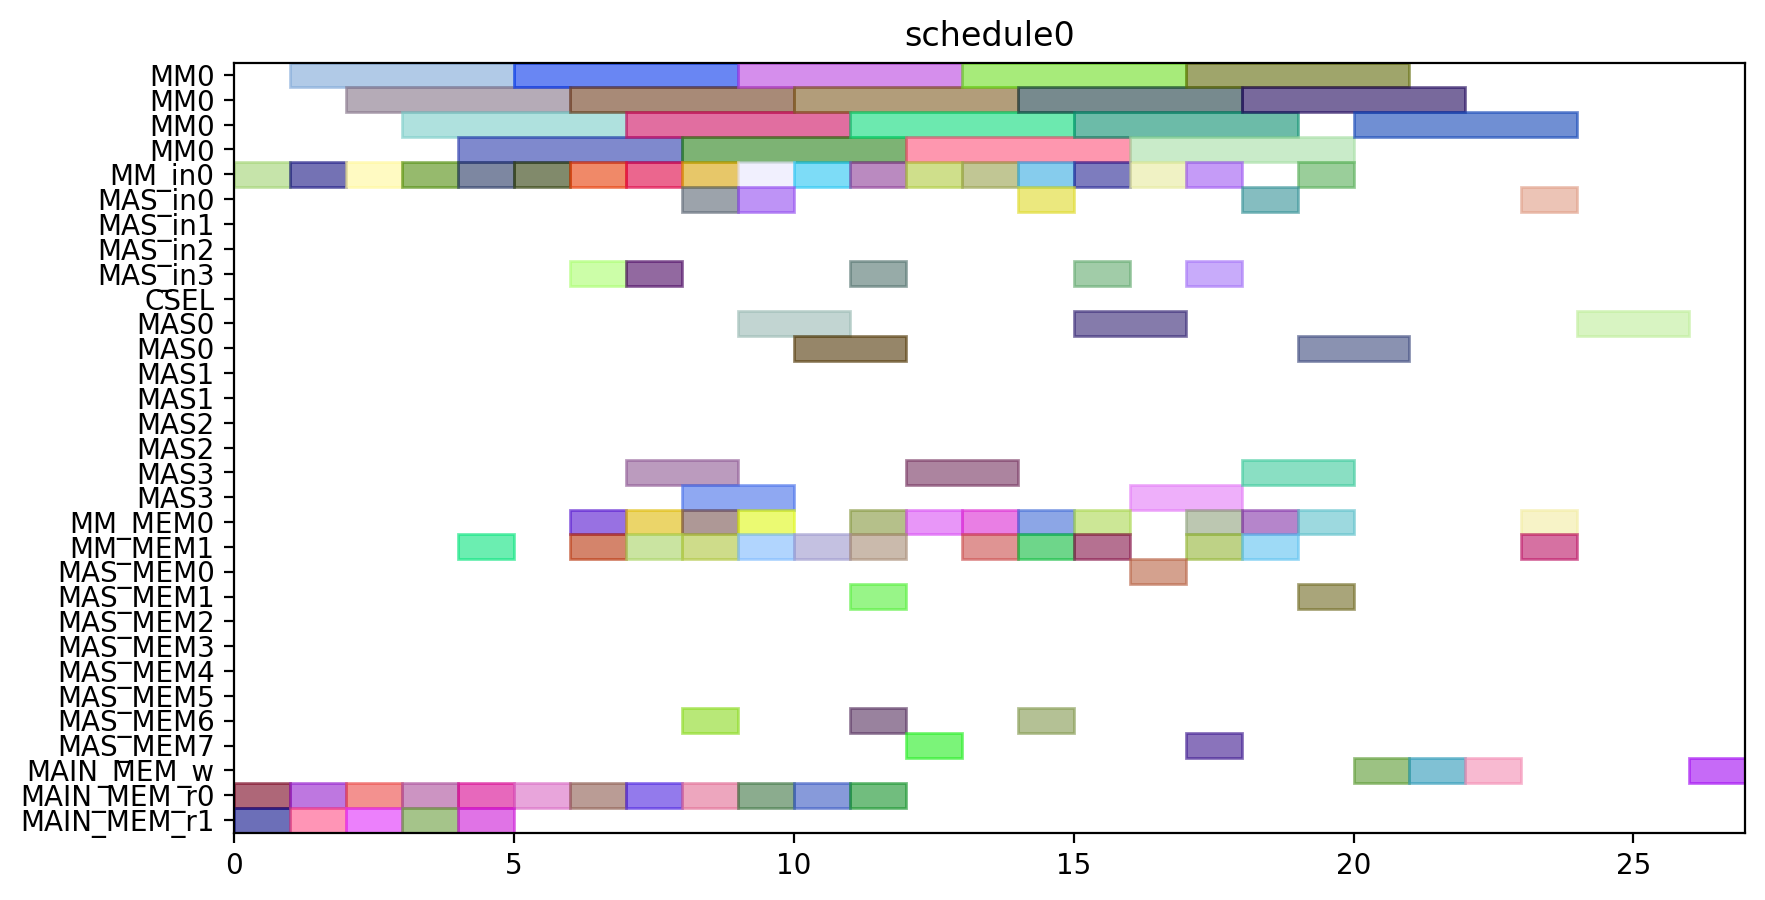

The script that drew this image:
from pyschedule import Scenario, solvers, plotters, alt


def solve():
	horizon = 90
	S = Scenario("schedule0", horizon=horizon)

	# resource
	MM = S.Resources('MM', num=1, size=4)
	MM_in = S.Resources('MM_in', num=1)
	MAS_in = S.Resources('MAS_in', num=4)
	CSEL = S.Resource('CSEL')
	MAS = S.Resources('MAS', num=4, size=2, periods=range(1, horizon))
	MM_MEM = S.Resources('MM_MEM', num=2)
	MAS_MEM = S.Resources('MAS_MEM', num=8)
	MAIN_MEM_w = S.Resource('MAIN_MEM_w', size=1)
	MAIN_MEM_r = S.Resources('MAIN_MEM_r', num=2)

	# result of previous scheduling

	# new tasks
	T1 = S.Task('T1', length=4, delay_cost=1)
	T1 += alt(MM)
	T1_in = S.Task('T1_in', length=1, delay_cost=1)
	T1_in += alt(MM_in)
	S += T1>=T1_in

	T1_mem0 = S.Task('T1_mem0', length=1, delay_cost=1)
	T1_mem0 += MAIN_MEM_r[0]
	T2 = S.Task('T2', length=4, delay_cost=1)
	T2 += alt(MM)
	T2_in = S.Task('T2_in', length=1, delay_cost=1)
	T2_in += alt(MM_in)
	S += T2>=T2_in

	T2_mem0 = S.Task('T2_mem0', length=1, delay_cost=1)
	T2_mem0 += MAIN_MEM_r[0]
	T2_mem1 = S.Task('T2_mem1', length=1, delay_cost=1)
	T2_mem1 += MAIN_MEM_r[1]
	T3 = S.Task('T3', length=4, delay_cost=1)
	T3 += alt(MM)
	T3_in = S.Task('T3_in', length=1, delay_cost=1)
	T3_in += alt(MM_in)
	S += T3>=T3_in

	T3_mem0 = S.Task('T3_mem0', length=1, delay_cost=1)
	T3_mem0 += MAIN_MEM_r[0]
	T3_mem1 = S.Task('T3_mem1', length=1, delay_cost=1)
	T3_mem1 += MAIN_MEM_r[1]
	T4 = S.Task('T4', length=4, delay_cost=1)
	T4 += alt(MM)
	T4_in = S.Task('T4_in', length=1, delay_cost=1)
	T4_in += alt(MM_in)
	S += T4>=T4_in

	T4_mem0 = S.Task('T4_mem0', length=1, delay_cost=1)
	T4_mem0 += MAIN_MEM_r[0]
	T4_mem1 = S.Task('T4_mem1', length=1, delay_cost=1)
	T4_mem1 += MAIN_MEM_r[1]
	T5 = S.Task('T5', length=4, delay_cost=1)
	T5 += alt(MM)
	T5_in = S.Task('T5_in', length=1, delay_cost=1)
	T5_in += alt(MM_in)
	S += T5>=T5_in

	T5_mem0 = S.Task('T5_mem0', length=1, delay_cost=1)
	T5_mem0 += MAIN_MEM_r[0]
	T6 = S.Task('T6', length=4, delay_cost=1)
	T6 += alt(MM)
	T6_in = S.Task('T6_in', length=1, delay_cost=1)
	T6_in += alt(MM_in)
	S += T6>=T6_in

	T6_mem0 = S.Task('T6_mem0', length=1, delay_cost=1)
	T6_mem0 += MAIN_MEM_r[0]
	T6_mem1 = S.Task('T6_mem1', length=1, delay_cost=1)
	T6_mem1 += MAIN_MEM_r[1]
	T7 = S.Task('T7', length=4, delay_cost=1)
	T7 += alt(MM)
	T7_in = S.Task('T7_in', length=1, delay_cost=1)
	T7_in += alt(MM_in)
	S += T7>=T7_in

	T7_mem0 = S.Task('T7_mem0', length=1, delay_cost=1)
	T7_mem0 += MAIN_MEM_r[0]
	T7_mem1 = S.Task('T7_mem1', length=1, delay_cost=1)
	T7_mem1 += MAIN_MEM_r[1]
	T8 = S.Task('T8', length=4, delay_cost=1)
	T8 += alt(MM)
	T8_in = S.Task('T8_in', length=1, delay_cost=1)
	T8_in += alt(MM_in)
	S += T8>=T8_in

	T8_mem0 = S.Task('T8_mem0', length=1, delay_cost=1)
	T8_mem0 += MAIN_MEM_r[0]
	T8_mem1 = S.Task('T8_mem1', length=1, delay_cost=1)
	T8_mem1 += alt(MM_MEM)
	S += (T1*MM[0])-1 < T8_mem1*MM_MEM[1]
	S += T8_mem1 <= T8

	T9 = S.Task('T9', length=4, delay_cost=1)
	T9 += alt(MM)
	T9_in = S.Task('T9_in', length=1, delay_cost=1)
	T9_in += alt(MM_in)
	S += T9>=T9_in

	T9_mem0 = S.Task('T9_mem0', length=1, delay_cost=1)
	T9_mem0 += MAIN_MEM_r[0]
	T9_mem1 = S.Task('T9_mem1', length=1, delay_cost=1)
	T9_mem1 += alt(MM_MEM)
	S += (T1*MM[0])-1 < T9_mem1*MM_MEM[1]
	S += T9_mem1 <= T9

	T10 = S.Task('T10', length=4, delay_cost=1)
	T10 += alt(MM)
	T10_in = S.Task('T10_in', length=1, delay_cost=1)
	T10_in += alt(MM_in)
	S += T10>=T10_in

	T10_mem0 = S.Task('T10_mem0', length=1, delay_cost=1)
	T10_mem0 += MAIN_MEM_r[0]
	T10_mem1 = S.Task('T10_mem1', length=1, delay_cost=1)
	T10_mem1 += alt(MM_MEM)
	S += (T3*MM[0])-1 < T10_mem1*MM_MEM[1]
	S += T10_mem1 <= T10

	T11 = S.Task('T11', length=4, delay_cost=1)
	T11 += alt(MM)
	T11_in = S.Task('T11_in', length=1, delay_cost=1)
	T11_in += alt(MM_in)
	S += T11>=T11_in

	T11_mem0 = S.Task('T11_mem0', length=1, delay_cost=1)
	T11_mem0 += MAIN_MEM_r[0]
	T11_mem1 = S.Task('T11_mem1', length=1, delay_cost=1)
	T11_mem1 += alt(MM_MEM)
	S += (T3*MM[0])-1 < T11_mem1*MM_MEM[1]
	S += T11_mem1 <= T11

	T12 = S.Task('T12', length=2, delay_cost=1)
	T12 += alt(MAS)
	T12_in = S.Task('T12_in', length=1, delay_cost=1)
	T12_in += alt(MAS_in)
	S += T12_in*MAS_in[0]<=T12*MAS[0]

	S += T12_in*MAS_in[1]<=T12*MAS[1]

	S += T12_in*MAS_in[2]<=T12*MAS[2]

	S += T12_in*MAS_in[3]<=T12*MAS[3]

	T12_mem0 = S.Task('T12_mem0', length=1, delay_cost=1)
	T12_mem0 += alt(MM_MEM)
	S += (T4*MM[0])-1 < T12_mem0*MM_MEM[0]
	S += T12_mem0 <= T12

	T12_mem1 = S.Task('T12_mem1', length=1, delay_cost=1)
	T12_mem1 += alt(MM_MEM)
	S += (T2*MM[0])-1 < T12_mem1*MM_MEM[1]
	S += T12_mem1 <= T12

	T13 = S.Task('T13', length=2, delay_cost=1)
	T13 += alt(MAS)
	T13_in = S.Task('T13_in', length=1, delay_cost=1)
	T13_in += alt(MAS_in)
	S += T13_in*MAS_in[0]<=T13*MAS[0]

	S += T13_in*MAS_in[1]<=T13*MAS[1]

	S += T13_in*MAS_in[2]<=T13*MAS[2]

	S += T13_in*MAS_in[3]<=T13*MAS[3]

	T13_mem0 = S.Task('T13_mem0', length=1, delay_cost=1)
	T13_mem0 += alt(MM_MEM)
	S += (T4*MM[0])-1 < T13_mem0*MM_MEM[0]
	S += T13_mem0 <= T13

	T13_mem1 = S.Task('T13_mem1', length=1, delay_cost=1)
	T13_mem1 += alt(MM_MEM)
	S += (T2*MM[0])-1 < T13_mem1*MM_MEM[1]
	S += T13_mem1 <= T13

	T15 = S.Task('T15', length=2, delay_cost=1)
	T15 += alt(MAS)
	T15_in = S.Task('T15_in', length=1, delay_cost=1)
	T15_in += alt(MAS_in)
	S += T15_in*MAS_in[0]<=T15*MAS[0]

	S += T15_in*MAS_in[1]<=T15*MAS[1]

	S += T15_in*MAS_in[2]<=T15*MAS[2]

	S += T15_in*MAS_in[3]<=T15*MAS[3]

	T15_mem0 = S.Task('T15_mem0', length=1, delay_cost=1)
	T15_mem0 += alt(MM_MEM)
	S += (T7*MM[0])-1 < T15_mem0*MM_MEM[0]
	S += T15_mem0 <= T15

	T14 = S.Task('T14', length=4, delay_cost=1)
	T14 += alt(MM)
	T14_in = S.Task('T14_in', length=1, delay_cost=1)
	T14_in += alt(MM_in)
	S += T14>=T14_in

	T14_mem0 = S.Task('T14_mem0', length=1, delay_cost=1)
	T14_mem0 += alt(MAS_MEM)
	S += (T13*MAS[0])-1 < T14_mem0*MAS_MEM[0]
	S += (T13*MAS[1])-1 < T14_mem0*MAS_MEM[2]
	S += (T13*MAS[2])-1 < T14_mem0*MAS_MEM[4]
	S += (T13*MAS[3])-1 < T14_mem0*MAS_MEM[6]
	S += T14_mem0 <= T14

	T16 = S.Task('T16', length=4, delay_cost=1)
	T16 += alt(MM)
	T16_in = S.Task('T16_in', length=1, delay_cost=1)
	T16_in += alt(MM_in)
	S += T16>=T16_in

	T16_mem0 = S.Task('T16_mem0', length=1, delay_cost=1)
	T16_mem0 += alt(MM_MEM)
	S += (T1*MM[0])-1 < T16_mem0*MM_MEM[0]
	S += T16_mem0 <= T16

	T16_mem1 = S.Task('T16_mem1', length=1, delay_cost=1)
	T16_mem1 += alt(MM_MEM)
	S += (T8*MM[0])-1 < T16_mem1*MM_MEM[1]
	S += T16_mem1 <= T16

	T17 = S.Task('T17', length=4, delay_cost=1)
	T17 += alt(MM)
	T17_in = S.Task('T17_in', length=1, delay_cost=1)
	T17_in += alt(MM_in)
	S += T17>=T17_in

	T17_mem0 = S.Task('T17_mem0', length=1, delay_cost=1)
	T17_mem0 += alt(MM_MEM)
	S += (T8*MM[0])-1 < T17_mem0*MM_MEM[0]
	S += T17_mem0 <= T17

	T17_mem1 = S.Task('T17_mem1', length=1, delay_cost=1)
	T17_mem1 += alt(MAS_MEM)
	S += (T15*MAS[0])-1 < T17_mem1*MAS_MEM[1]
	S += (T15*MAS[1])-1 < T17_mem1*MAS_MEM[3]
	S += (T15*MAS[2])-1 < T17_mem1*MAS_MEM[5]
	S += (T15*MAS[3])-1 < T17_mem1*MAS_MEM[7]
	S += T17_mem1 <= T17

	T18 = S.Task('T18', length=2, delay_cost=1)
	T18 += alt(MAS)
	T18_in = S.Task('T18_in', length=1, delay_cost=1)
	T18_in += alt(MAS_in)
	S += T18_in*MAS_in[0]<=T18*MAS[0]

	S += T18_in*MAS_in[1]<=T18*MAS[1]

	S += T18_in*MAS_in[2]<=T18*MAS[2]

	S += T18_in*MAS_in[3]<=T18*MAS[3]

	T18_mem0 = S.Task('T18_mem0', length=1, delay_cost=1)
	T18_mem0 += alt(MM_MEM)
	S += (T5*MM[0])-1 < T18_mem0*MM_MEM[0]
	S += T18_mem0 <= T18

	T18_mem1 = S.Task('T18_mem1', length=1, delay_cost=1)
	T18_mem1 += alt(MM_MEM)
	S += (T9*MM[0])-1 < T18_mem1*MM_MEM[1]
	S += T18_mem1 <= T18

	T19 = S.Task('T19', length=2, delay_cost=1)
	T19 += alt(MAS)
	T19_in = S.Task('T19_in', length=1, delay_cost=1)
	T19_in += alt(MAS_in)
	S += T19_in*MAS_in[0]<=T19*MAS[0]

	S += T19_in*MAS_in[1]<=T19*MAS[1]

	S += T19_in*MAS_in[2]<=T19*MAS[2]

	S += T19_in*MAS_in[3]<=T19*MAS[3]

	T19_mem0 = S.Task('T19_mem0', length=1, delay_cost=1)
	T19_mem0 += alt(MM_MEM)
	S += (T5*MM[0])-1 < T19_mem0*MM_MEM[0]
	S += T19_mem0 <= T19

	T19_mem1 = S.Task('T19_mem1', length=1, delay_cost=1)
	T19_mem1 += alt(MM_MEM)
	S += (T9*MM[0])-1 < T19_mem1*MM_MEM[1]
	S += T19_mem1 <= T19

	T21 = S.Task('T21', length=2, delay_cost=1)
	T21 += alt(MAS)
	T21_in = S.Task('T21_in', length=1, delay_cost=1)
	T21_in += alt(MAS_in)
	S += T21_in*MAS_in[0]<=T21*MAS[0]

	S += T21_in*MAS_in[1]<=T21*MAS[1]

	S += T21_in*MAS_in[2]<=T21*MAS[2]

	S += T21_in*MAS_in[3]<=T21*MAS[3]

	T21_mem0 = S.Task('T21_mem0', length=1, delay_cost=1)
	T21_mem0 += alt(MM_MEM)
	S += (T6*MM[0])-1 < T21_mem0*MM_MEM[0]
	S += T21_mem0 <= T21

	T21_mem1 = S.Task('T21_mem1', length=1, delay_cost=1)
	T21_mem1 += alt(MM_MEM)
	S += (T10*MM[0])-1 < T21_mem1*MM_MEM[1]
	S += T21_mem1 <= T21

	T24 = S.Task('T24', length=4, delay_cost=1)
	T24 += alt(MM)
	T24_in = S.Task('T24_in', length=1, delay_cost=1)
	T24_in += alt(MM_in)
	S += T24>=T24_in

	T24_mem0 = S.Task('T24_mem0', length=1, delay_cost=1)
	T24_mem0 += alt(MM_MEM)
	S += (T11*MM[0])-1 < T24_mem0*MM_MEM[0]
	S += T24_mem0 <= T24

	T24_mem1 = S.Task('T24_mem1', length=1, delay_cost=1)
	T24_mem1 += alt(MAS_MEM)
	S += (T12*MAS[0])-1 < T24_mem1*MAS_MEM[1]
	S += (T12*MAS[1])-1 < T24_mem1*MAS_MEM[3]
	S += (T12*MAS[2])-1 < T24_mem1*MAS_MEM[5]
	S += (T12*MAS[3])-1 < T24_mem1*MAS_MEM[7]
	S += T24_mem1 <= T24

	T20 = S.Task('T20', length=4, delay_cost=1)
	T20 += alt(MM)
	T20_in = S.Task('T20_in', length=1, delay_cost=1)
	T20_in += alt(MM_in)
	S += T20>=T20_in

	T20_mem0 = S.Task('T20_mem0', length=1, delay_cost=1)
	T20_mem0 += alt(MAS_MEM)
	S += (T15*MAS[0])-1 < T20_mem0*MAS_MEM[0]
	S += (T15*MAS[1])-1 < T20_mem0*MAS_MEM[2]
	S += (T15*MAS[2])-1 < T20_mem0*MAS_MEM[4]
	S += (T15*MAS[3])-1 < T20_mem0*MAS_MEM[6]
	S += T20_mem0 <= T20

	T20_mem1 = S.Task('T20_mem1', length=1, delay_cost=1)
	T20_mem1 += alt(MAS_MEM)
	S += (T18*MAS[0])-1 < T20_mem1*MAS_MEM[1]
	S += (T18*MAS[1])-1 < T20_mem1*MAS_MEM[3]
	S += (T18*MAS[2])-1 < T20_mem1*MAS_MEM[5]
	S += (T18*MAS[3])-1 < T20_mem1*MAS_MEM[7]
	S += T20_mem1 <= T20

	T22 = S.Task('T22', length=4, delay_cost=1)
	T22 += alt(MM)
	T22_in = S.Task('T22_in', length=1, delay_cost=1)
	T22_in += alt(MM_in)
	S += T22>=T22_in

	T22_mem0 = S.Task('T22_mem0', length=1, delay_cost=1)
	T22_mem0 += alt(MAS_MEM)
	S += (T21*MAS[0])-1 < T22_mem0*MAS_MEM[0]
	S += (T21*MAS[1])-1 < T22_mem0*MAS_MEM[2]
	S += (T21*MAS[2])-1 < T22_mem0*MAS_MEM[4]
	S += (T21*MAS[3])-1 < T22_mem0*MAS_MEM[6]
	S += T22_mem0 <= T22

	T23 = S.Task('T23', length=4, delay_cost=1)
	T23 += alt(MM)
	T23_in = S.Task('T23_in', length=1, delay_cost=1)
	T23_in += alt(MM_in)
	S += T23>=T23_in

	T23_mem0 = S.Task('T23_mem0', length=1, delay_cost=1)
	T23_mem0 += alt(MAS_MEM)
	S += (T19*MAS[0])-1 < T23_mem0*MAS_MEM[0]
	S += (T19*MAS[1])-1 < T23_mem0*MAS_MEM[2]
	S += (T19*MAS[2])-1 < T23_mem0*MAS_MEM[4]
	S += (T19*MAS[3])-1 < T23_mem0*MAS_MEM[6]
	S += T23_mem0 <= T23

	Z2_new = S.Task('Z2_new', length=4, delay_cost=1)
	Z2_new += alt(MM)
	Z2_new_in = S.Task('Z2_new_in', length=1, delay_cost=1)
	Z2_new_in += alt(MM_in)
	S += Z2_new>=Z2_new_in

	S += 0<Z2_new

	Z2_new_w = S.Task('Z2_new_w', length=1, delay_cost=1)
	Z2_new_w += alt(MAIN_MEM_w)
	S += Z2_new <= Z2_new_w

	Z2_new_mem0 = S.Task('Z2_new_mem0', length=1, delay_cost=1)
	Z2_new_mem0 += MAIN_MEM_r[0]
	Z2_new_mem1 = S.Task('Z2_new_mem1', length=1, delay_cost=1)
	Z2_new_mem1 += alt(MM_MEM)
	S += (T14*MM[0])-1 < Z2_new_mem1*MM_MEM[1]
	S += Z2_new_mem1 <= Z2_new

	T25 = S.Task('T25', length=2, delay_cost=1)
	T25 += alt(MAS)
	T25_in = S.Task('T25_in', length=1, delay_cost=1)
	T25_in += alt(MAS_in)
	S += T25_in*MAS_in[0]<=T25*MAS[0]

	S += T25_in*MAS_in[1]<=T25*MAS[1]

	S += T25_in*MAS_in[2]<=T25*MAS[2]

	S += T25_in*MAS_in[3]<=T25*MAS[3]

	T25_mem0 = S.Task('T25_mem0', length=1, delay_cost=1)
	T25_mem0 += alt(MM_MEM)
	S += (T20*MM[0])-1 < T25_mem0*MM_MEM[0]
	S += T25_mem0 <= T25

	X2_new = S.Task('X2_new', length=2, delay_cost=1)
	X2_new += alt(MAS)
	X2_new_in = S.Task('X2_new_in', length=1, delay_cost=1)
	X2_new_in += alt(MAS_in)
	S += X2_new_in*MAS_in[0]<=X2_new*MAS[0]

	S += X2_new_in*MAS_in[1]<=X2_new*MAS[1]

	S += X2_new_in*MAS_in[2]<=X2_new*MAS[2]

	S += X2_new_in*MAS_in[3]<=X2_new*MAS[3]

	S += 0<X2_new

	X2_new_w = S.Task('X2_new_w', length=1, delay_cost=1)
	X2_new_w += alt(MAIN_MEM_w)
	S += X2_new <= X2_new_w

	X2_new_mem0 = S.Task('X2_new_mem0', length=1, delay_cost=1)
	X2_new_mem0 += alt(MM_MEM)
	S += (T22*MM[0])-1 < X2_new_mem0*MM_MEM[0]
	S += X2_new_mem0 <= X2_new

	X2_new_mem1 = S.Task('X2_new_mem1', length=1, delay_cost=1)
	X2_new_mem1 += alt(MM_MEM)
	S += (T24*MM[0])-1 < X2_new_mem1*MM_MEM[1]
	S += X2_new_mem1 <= X2_new

	X1_new = S.Task('X1_new', length=2, delay_cost=1)
	X1_new += alt(MAS)
	X1_new_in = S.Task('X1_new_in', length=1, delay_cost=1)
	X1_new_in += alt(MAS_in)
	S += X1_new_in*MAS_in[0]<=X1_new*MAS[0]

	S += X1_new_in*MAS_in[1]<=X1_new*MAS[1]

	S += X1_new_in*MAS_in[2]<=X1_new*MAS[2]

	S += X1_new_in*MAS_in[3]<=X1_new*MAS[3]

	S += 0<X1_new

	X1_new_w = S.Task('X1_new_w', length=1, delay_cost=1)
	X1_new_w += alt(MAIN_MEM_w)
	S += X1_new <= X1_new_w

	X1_new_mem0 = S.Task('X1_new_mem0', length=1, delay_cost=1)
	X1_new_mem0 += alt(MM_MEM)
	S += (T23*MM[0])-1 < X1_new_mem0*MM_MEM[0]
	S += X1_new_mem0 <= X1_new

	X1_new_mem1 = S.Task('X1_new_mem1', length=1, delay_cost=1)
	X1_new_mem1 += alt(MM_MEM)
	S += (T17*MM[0])-1 < X1_new_mem1*MM_MEM[1]
	S += X1_new_mem1 <= X1_new

	Z1_new = S.Task('Z1_new', length=2, delay_cost=1)
	Z1_new += alt(MAS)
	Z1_new_in = S.Task('Z1_new_in', length=1, delay_cost=1)
	Z1_new_in += alt(MAS_in)
	S += Z1_new_in*MAS_in[0]<=Z1_new*MAS[0]

	S += Z1_new_in*MAS_in[1]<=Z1_new*MAS[1]

	S += Z1_new_in*MAS_in[2]<=Z1_new*MAS[2]

	S += Z1_new_in*MAS_in[3]<=Z1_new*MAS[3]

	S += 0<Z1_new

	Z1_new_w = S.Task('Z1_new_w', length=1, delay_cost=1)
	Z1_new_w += alt(MAIN_MEM_w)
	S += Z1_new <= Z1_new_w

	Z1_new_mem0 = S.Task('Z1_new_mem0', length=1, delay_cost=1)
	Z1_new_mem0 += alt(MM_MEM)
	S += (T16*MM[0])-1 < Z1_new_mem0*MM_MEM[0]
	S += Z1_new_mem0 <= Z1_new

	Z1_new_mem1 = S.Task('Z1_new_mem1', length=1, delay_cost=1)
	Z1_new_mem1 += alt(MAS_MEM)
	S += (T25*MAS[0])-1 < Z1_new_mem1*MAS_MEM[1]
	S += (T25*MAS[1])-1 < Z1_new_mem1*MAS_MEM[3]
	S += (T25*MAS[2])-1 < Z1_new_mem1*MAS_MEM[5]
	S += (T25*MAS[3])-1 < Z1_new_mem1*MAS_MEM[7]
	S += Z1_new_mem1 <= Z1_new

	solvers.mip.solve(S,msg=1,kind='CPLEX',ratio_gap=1.01)

	solution = [['hoge']*len(S.solution()[1]) for i in range(len(S.solution()))]
	for i in range(len(S.solution())):
		for j in range(len(S.solution()[i])):
			solution[i][j]=str(S.solution()[i][j])
	print(solution)

	cycles = int(solution[-1][3])

	pic_file_name = "/home/mfukuda/ABE/multiRAM_multiMAS_16mux/scheduling_result/stage4MM1_stage2MAS4/EP_LADDERMUL/schedule0.png"
	if(S.solution() != []):
		plotters.matplotlib.plot(S,img_filename=pic_file_name, show_task_labels=False, fig_size=(cycles*0.25+3, 5))

	return solution
